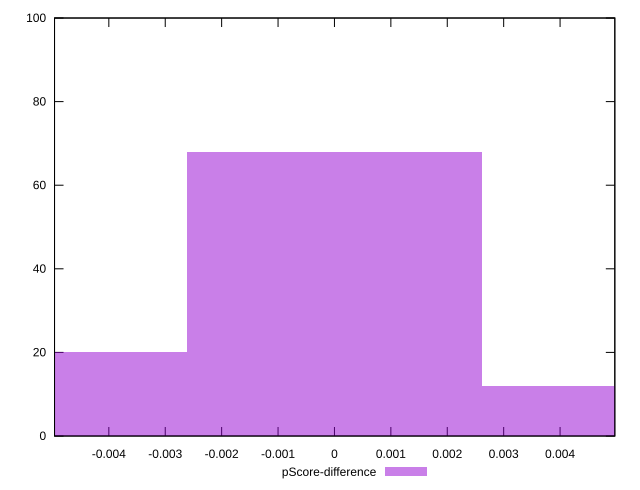

Here is the gnuplot script that generated this plot:
reset

$pScoreDifference <<EOF
0 68
-0.005231986136551875 20
0.005231986136551875 12
EOF

set key outside below
set boxwidth 0.005231986136551875
set xrange [-0.004962676233534857:0.00497062253424857]
set yrange [0:100]
set trange [0:100]
set style fill transparent solid 0.5 noborder
set terminal svg size 640, 490 enhanced background rgb 'white'
set output "reprap/first-cpu-idle/samples/pages+cached+noexternal+nomedia+nocss/pScore-difference/histogram.svg"

plot $pScoreDifference title "pScore-difference" with boxes

reset
